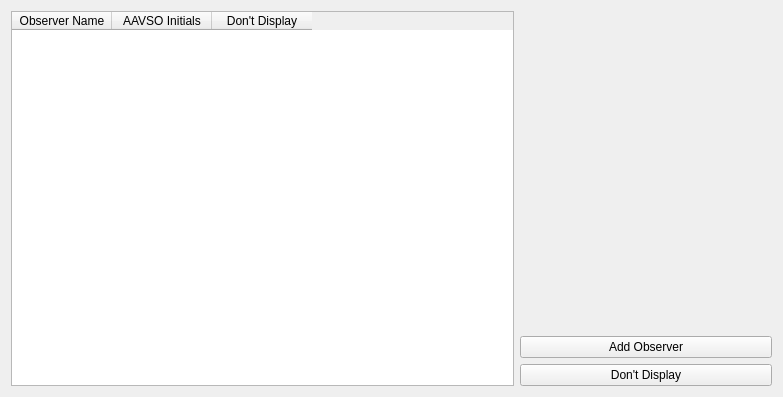
<?xml version="1.0" encoding="UTF-8"?>
<ui version="4.0">
 <class>Form</class>
 <widget class="QWidget" name="Form">
  <property name="geometry">
   <rect>
    <x>0</x>
    <y>0</y>
    <width>783</width>
    <height>397</height>
   </rect>
  </property>
  <property name="windowTitle">
   <string>Form</string>
  </property>
  <layout class="QGridLayout" name="gridLayout">
   <item row="0" column="0" rowspan="3" colspan="2">
    <widget class="QTableWidget" name="tableWidget">
     <property name="editTriggers">
      <set>QAbstractItemView::NoEditTriggers</set>
     </property>
     <property name="showDropIndicator" stdset="0">
      <bool>false</bool>
     </property>
     <property name="alternatingRowColors">
      <bool>true</bool>
     </property>
     <property name="selectionMode">
      <enum>QAbstractItemView::SingleSelection</enum>
     </property>
     <property name="selectionBehavior">
      <enum>QAbstractItemView::SelectRows</enum>
     </property>
     <property name="sortingEnabled">
      <bool>true</bool>
     </property>
     <column>
      <property name="text">
       <string>Observer Name</string>
      </property>
     </column>
     <column>
      <property name="text">
       <string>AAVSO Initials</string>
      </property>
     </column>
     <column>
      <property name="text">
       <string>Don't Display</string>
      </property>
     </column>
    </widget>
   </item>
   <item row="2" column="2">
    <widget class="QPushButton" name="pushButtonDontDisplay">
     <property name="sizePolicy">
      <sizepolicy hsizetype="Minimum" vsizetype="Fixed">
       <horstretch>0</horstretch>
       <verstretch>0</verstretch>
      </sizepolicy>
     </property>
     <property name="text">
      <string>Don't Display</string>
     </property>
    </widget>
   </item>
   <item row="1" column="2">
    <widget class="QPushButton" name="pushButtonAddObserver">
     <property name="sizePolicy">
      <sizepolicy hsizetype="Minimum" vsizetype="Fixed">
       <horstretch>0</horstretch>
       <verstretch>0</verstretch>
      </sizepolicy>
     </property>
     <property name="text">
      <string>Add Observer</string>
     </property>
    </widget>
   </item>
  </layout>
 </widget>
 <resources/>
 <connections/>
</ui>
